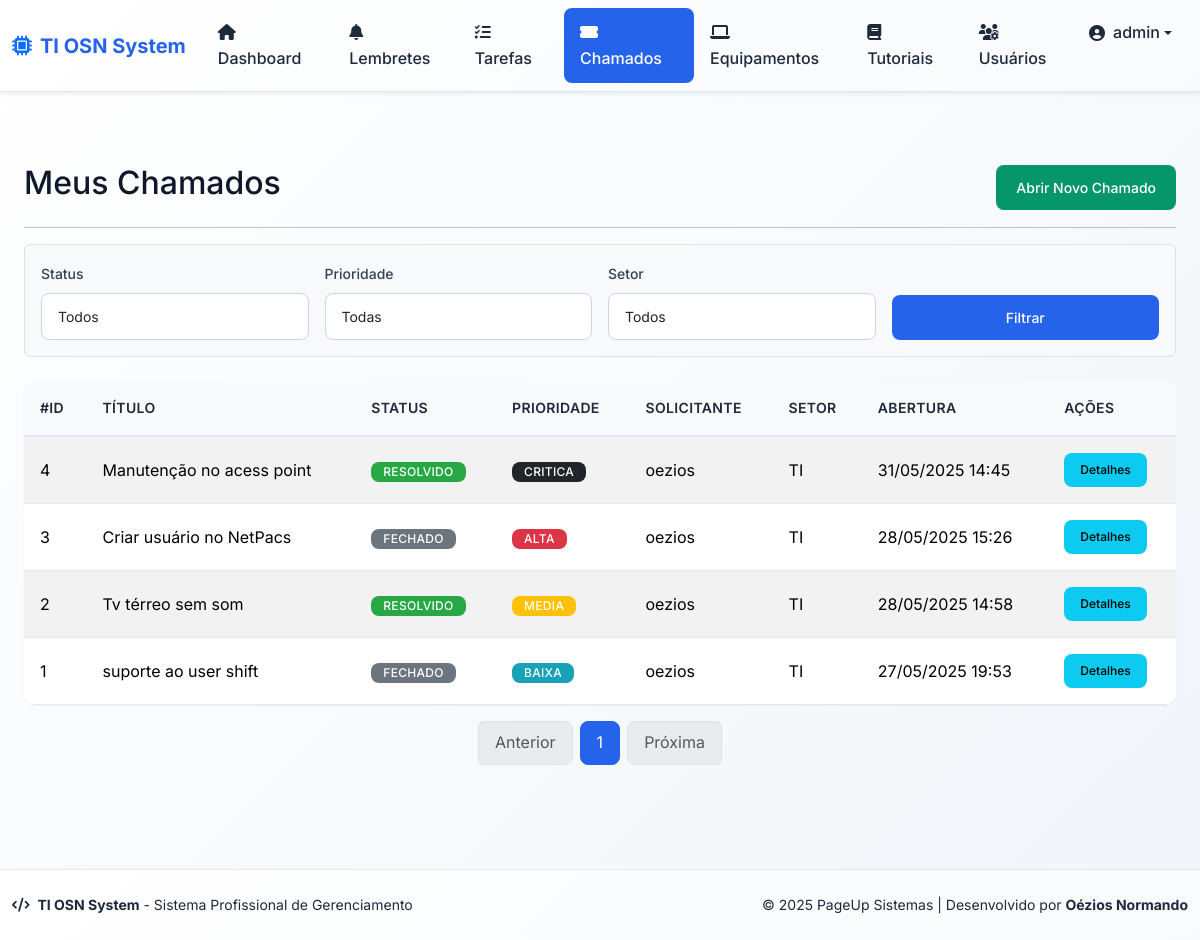
The page /chamados (signed in) on the database its author committed.
### app/models.py (models this page shows, shortened)
class User(db.Model):
    id = db.Column(db.Integer, primary_key=True)
    username = db.Column(db.String(64), unique=True, nullable=False)
    email = db.Column(db.String(120), unique=True, nullable=False)
    password_hash = db.Column(db.String(128), nullable=False)
    is_admin = db.Column(db.Boolean, default=False)
    is_ti = db.Column(db.Boolean, default=False)  # Indica se o usuário é da equipe de TI
    ativo = db.Column(db.Boolean, default=True)  # Para ativação/desativação
    sector_id = db.Column(db.Integer, db.ForeignKey('sector.id'), nullable=True)
    sector = db.relationship('Sector', backref='usuarios')
    reminders = db.relationship('Reminder', backref='usuario', lazy=True)
    tasks = db.relationship('Task', backref='usuario', lazy=True)
    reset_token = db.Column(db.String(100), nullable=True)
    reset_token_expiry = db.Column(db.DateTime, nullable=True)

class Chamado(db.Model):
    id = db.Column(db.Integer, primary_key=True)
    titulo = db.Column(db.String(120), nullable=False)
    descricao = db.Column(db.Text, nullable=False)
    status = db.Column(db.String(50), nullable=False, default='Aberto') # Ex: Aberto, Em Andamento, Resolvido, Fechado
    prioridade = db.Column(db.String(50), nullable=False, default='Media') # Ex: Baixa, Media, Alta, Critica
    data_abertura = db.Column(db.DateTime, nullable=False, default=datetime.utcnow)
    data_ultima_atualizacao = db.Column(db.DateTime, default=datetime.utcnow, onupdate=datetime.utcnow)
    data_fechamento = db.Column(db.DateTime, nullable=True)
    solicitante_id = db.Column(db.Integer, db.ForeignKey('user.id'), nullable=False)
    setor_id = db.Column(db.Integer, db.ForeignKey('sector.id'), nullable=False)
    responsavel_ti_id = db.Column(db.Integer, db.ForeignKey('user.id'), nullable=True)
    solicitante = db.relationship('User', foreign_keys=[solicitante_id], backref='chamados_solicitados')
    setor = db.relationship('Sector', backref='chamados')
    responsavel_ti = db.relationship('User', foreign_keys=[responsavel_ti_id], backref='chamados_responsaveis')

class Sector(db.Model):
    id = db.Column(db.Integer, primary_key=True)
    name = db.Column(db.String(100), unique=True, nullable=False)
    reminders = db.relationship('Reminder', backref='sector', lazy=True)
    tasks = db.relationship('Task', backref='sector', lazy=True)

### app/routes.py (the view, shortened to what this page needs)
@bp.route('/chamados', methods=['GET'])
@login_required
def listar_chamados():
    page = request.args.get('page', 1, type=int)
    per_page = 10
    status_filter = request.args.get('status', '')
    prioridade_filter = request.args.get('prioridade', '')
    setor_filter = request.args.get('sector_id', type=int)
    query = Chamado.query
    if status_filter:
        query = query.filter(Chamado.status == status_filter)
    if prioridade_filter:
        query = query.filter(Chamado.prioridade == prioridade_filter)
    if setor_filter:
        query = query.filter(Chamado.setor_id == setor_filter)
    chamados_paginated = query.order_by(Chamado.data_abertura.desc()).paginate(page=page, per_page=per_page)
    setores = Sector.query.order_by(Sector.name).all()
    status_list = db.session.query(Chamado.status).distinct().all()
    prioridade_list = db.session.query(Chamado.prioridade).distinct().all()
    return render_template('listar_chamados.html',
                           chamados=chamados_paginated.items,
                           pagination=chamados_paginated,
                           setores=setores,
                           status_list=[s[0] for s in status_list],
                           prioridade_list=[p[0] for p in prioridade_list],
                           title='Meus Chamados')

### app/auth_utils.py (called while the page is built)
def login_required(f):
    @wraps(f)
    def decorated_function(*args, **kwargs):
        if 'user_id' not in session:
            return redirect(url_for('auth.login', need_login=True))
        from .models import User
        user = User.query.get(session['user_id'])
        if user and not user.ativo:
            session.clear()
            flash('Seu acesso foi desativado pelo administrador.', 'danger')
            return redirect(url_for('auth.login'))
        return f(*args, **kwargs)
    return decorated_function

### app/templates/listar_chamados.html (shortened to what this page needs)
{% extends "base.html" %}
{% block content %}
<div class="container-fluid mt-4">
    <div class="d-flex justify-content-between align-items-center mb-3">
        <h2>{{ title }}</h2>
        <a href="{{ url_for("main.abrir_chamado") }}" class="btn btn-success">Abrir Novo Chamado</a>
    </div>
    <hr>
    <form method="GET" action="{{ url_for("main.listar_chamados") }}" class="mb-4 p-3 border rounded bg-light">
        <div class="row g-3 align-items-end">
            <div class="col-md-3">
                <label for="status" class="form-label">Status</label>
                <select name="status" id="status" class="form-select">
                    <option value="">Todos</option>
                </select>
            </div>
            <div class="col-md-3">
                <label for="prioridade" class="form-label">Prioridade</label>
                <select name="prioridade" id="prioridade" class="form-select">
                    <option value="">Todas</option>
                </select>
            </div>
            {% if session.get("is_admin") %}
            <div class="col-md-3">
                <label for="setor_id" class="form-label">Setor</label>
                <select name="setor_id" id="setor_id" class="form-select">
                    <option value="">Todos</option>
                </select>
            </div>
            {% endif %}
            <div class="col-md-3">
                <button type="submit" class="btn btn-primary w-100">Filtrar</button>
            </div>
        </div>
    </form>
    {% if chamados %}
    <table class="table table-striped table-hover">
        <thead>
            <tr>
                <th>#ID</th>
                <th>Título</th>
                <th>Status</th>
                <th>Prioridade</th>
                <th>Solicitante</th>
                <th>Setor</th>
                <th>Abertura</th>
                <th>Ações</th>
            </tr>
        </thead>
        <tbody>
            {% for chamado in chamados %}
            <tr>
                <td>{{ chamado.id }}</td>
                <td>{{ chamado.titulo }}</td>
                <td><span class="badge bg-{{ "secondary" if chamado.status == "Fechado" else ("success" if chamado.status == "Resolvido" else ("warning" if chamado.status == "Em Andamento" else "primary")) }}">{{ chamado.status }}</span></td>
                <td><span class="badge bg-{{ "dark" if chamado.prioridade == "Critica" else ("danger" if chamado.prioridade == "Alta" else ("warning" if chamado.prioridade == "Media" else "info")) }}">{{ chamado.prioridade }}</span></td>
                <td>{{ chamado.solicitante.username if chamado.solicitante else "N/A" }}</td>
                <td>{{ chamado.setor.name if chamado.setor else "N/A" }}</td>
                <td>{{ chamado.data_abertura.strftime("%d/%m/%Y %H:%M") }}</td>
                <td>
                    <a href="{{ url_for("main.detalhe_chamado", id=chamado.id) }}" class="btn btn-sm btn-info">Detalhes</a>
                </td>
            </tr>
            {% endfor %}
        </tbody>
    </table>
    <nav aria-label="Page navigation">
        <ul class="pagination justify-content-center">
            {% if pagination.has_prev %}
                <li class="page-item"><a class="page-link" href="{{ url_for("main.listar_chamados", page=pagination.prev_num, status=request.args.get("status", ""), prioridade=request.args.get("prioridade", ""), setor_id=request.args.get("setor_id", "")) }}">Anterior</a></li>
            {% else %}
                <li class="page-item disabled"><span class="page-link">Anterior</span></li>
            {% endif %}
            {% for page_num in pagination.iter_pages() %}
                {% if page_num %}
                    {% if pagination.page == page_num %}
                        <li class="page-item active"><span class="page-link">{{ page_num }}</span></li>
                    {% else %}
                        <li class="page-item"><a class="page-link" href="{{ url_for("main.listar_chamados", page=page_num, status=request.args.get("status", ""), prioridade=request.args.get("prioridade", ""), setor_id=request.args.get("setor_id", "")) }}">{{ page_num }}</a></li>
                    {% endif %}
                {% else %}
                    <li class="page-item disabled"><span class="page-link">...</span></li>
                {% endif %}
            {% endfor %}
            {% if pagination.has_next %}
                <li class="page-item"><a class="page-link" href="{{ url_for("main.listar_chamados", page=pagination.next_num, status=request.args.get("status", ""), prioridade=request.args.get("prioridade", ""), setor_id=request.args.get("setor_id", "")) }}">Próxima</a></li>
            {% else %}
                <li class="page-item disabled"><span class="page-link">Próxima</span></li>
            {% endif %}
        </ul>
    </nav>
    {% else %}
    <div class="alert alert-info" role="alert">
        Nenhum chamado encontrado com os filtros selecionados.
    </div>
    {% endif %}
</div>
{% endblock %}

### app/templates/base.html (shortened to what this page needs)
<!DOCTYPE html>
<html lang="pt-BR" data-theme="light">
<head>
    <link href="https://cdn.jsdelivr.net/npm/bootstrap@5.3.2/dist/css/bootstrap.min.css" rel="stylesheet">
    <link rel="stylesheet" href="https://cdnjs.cloudflare.com/ajax/libs/font-awesome/6.4.0/css/all.min.css">
    <link rel="stylesheet" href="{{ url_for('static', filename='style.css') }}">
</head>
<body class="d-flex flex-column min-vh-100">
{% if session.get('user_id') %}
<nav class="navbar navbar-expand-lg shadow-sm mb-4">
  <div class="container-fluid">
    <a class="navbar-brand d-flex align-items-center" href="{{ url_for('main.index') }}">
      <i class="fas fa-microchip me-2 text-primary"></i>
      <span class="fw-bold">TI OSN System</span>
    </a>
    <div class="collapse navbar-collapse" id="navbarNav">
      <ul class="navbar-nav me-auto">
        <li class="nav-item">
          <a class="nav-link {% if request.endpoint == 'main.index' %}active{% endif %}" href="{{ url_for('main.index') }}">
            <i class="fas fa-home me-1"></i> Dashboard
          </a>
        </li>
        <li class="nav-item">
          <a class="nav-link {% if request.endpoint == 'main.reminders' %}active{% endif %}" href="{{ url_for('main.reminders') }}">
            <i class="fas fa-bell me-1"></i> Lembretes
          </a>
        </li>
        <li class="nav-item">
          <a class="nav-link {% if request.endpoint == 'main.tasks' %}active{% endif %}" href="{{ url_for('main.tasks') }}">
            <i class="fas fa-tasks me-1"></i> Tarefas
          </a>
        </li>
        <li class="nav-item">
          <a class="nav-link {% if request.endpoint == 'main.listar_chamados' %}active{% endif %}" href="{{ url_for('main.listar_chamados') }}">
            <i class="fas fa-ticket-alt me-1"></i> Chamados
          </a>
        </li>
        <li class="nav-item">
          <a class="nav-link {% if request.endpoint == 'main.list_equipment' %}active{% endif %}" href="{{ url_for('main.list_equipment') }}">
            <i class="fas fa-laptop me-1"></i> Equipamentos
          </a>
        </li>
        <li class="nav-item">
          <a class="nav-link {% if request.endpoint == 'main.listar_tutoriais' %}active{% endif %}" href="{{ url_for('main.listar_tutoriais') }}">
            <i class="fas fa-book me-1"></i> Tutoriais
          </a>
        </li>
      </ul>
      <ul class="navbar-nav">
        {% if session.get('is_admin') %}
        <li class="nav-item">
          <a class="nav-link {% if request.endpoint == 'main.users_admin' %}active{% endif %}" href="{{ url_for('main.users_admin') }}">
            <i class="fas fa-users-cog me-1"></i> Usuários
          </a>
        </li>
        {% endif %}
        <li class="nav-item dropdown">
          <a class="nav-link dropdown-toggle d-flex align-items-center" href="#" role="button" data-bs-toggle="dropdown">
            <i class="fas fa-user-circle me-2"></i>
            <span class="d-none d-md-inline">{{ session['username'] }}</span>
          </a>
        </li>
      </ul>
    </div>
  </div>
</nav>
{% endif %}
<main class="main-content flex-grow-1">
  <div class="container-fluid py-4">
    {% block content %}{% endblock %}
  </div>
</main>
<footer class="footer mt-auto">
  <div class="container-fluid">
    <div class="row align-items-center">
      <div class="col-md-6">
        <p class="mb-0">
          <i class="fas fa-code me-1"></i>
          <strong>TI OSN System</strong> - Sistema Profissional de Gerenciamento
        </p>
      </div>
      <div class="col-md-6 text-md-end">
        <p class="mb-0">
          &copy; 2025 PageUp Sistemas |
          Desenvolvido por <strong>Oézios Normando</strong>
        </p>
      </div>
    </div>
  </div>
</footer>
</body>
</html>

### rows shown on the page
User: username "admin"
Chamado: id "4", titulo "Manutenção no acess point", status "RESOLVIDO", prioridade "CRITICA", solicitante "oezios", setor "TI", data_abertura "31/05/2025 14:45"
Chamado: id "3", titulo "Criar usuário no NetPacs", status "FECHADO", prioridade "ALTA", solicitante "oezios", setor "TI", data_abertura "28/05/2025 15:26"
Chamado: id "2", titulo "Tv térreo sem som", status "RESOLVIDO", prioridade "MEDIA", solicitante "oezios", setor "TI", data_abertura "28/05/2025 14:58"
Chamado: id "1", titulo "suporte ao user shift", status "FECHADO", prioridade "BAIXA", solicitante "oezios", setor "TI", data_abertura "27/05/2025 19:53"

### other values the page prints
{{ title }} "Meus Chamados"
{{ page_num }} "1"
